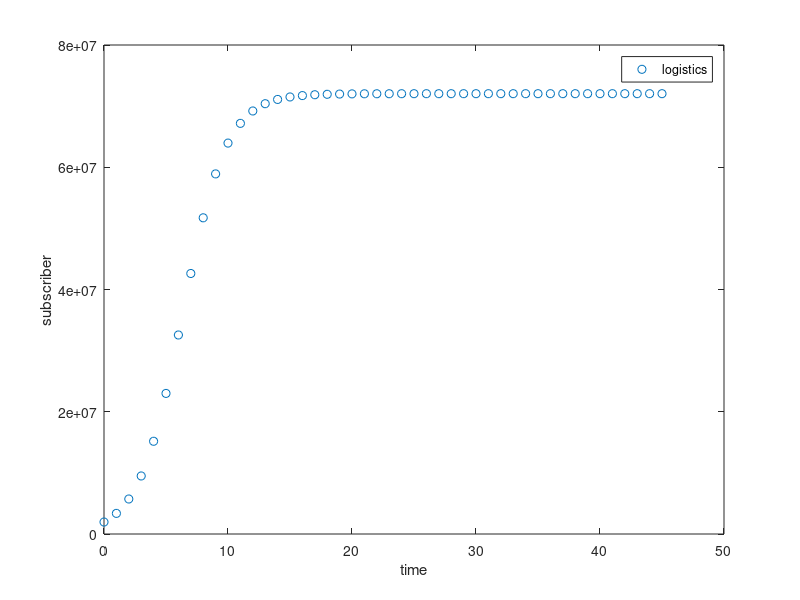

Recreate this plot in MATLAB.
r=0.564;
k=72036179;
t=0:1:45;
h=@(t,y)[r.*y(1).*(1-(y(1)/k))]
[t za]=ode45(h,t,[1959000])
plot(t,za(:,1),'o')
xlabel('time')
ylabel('subscriber')
legend('logistics')